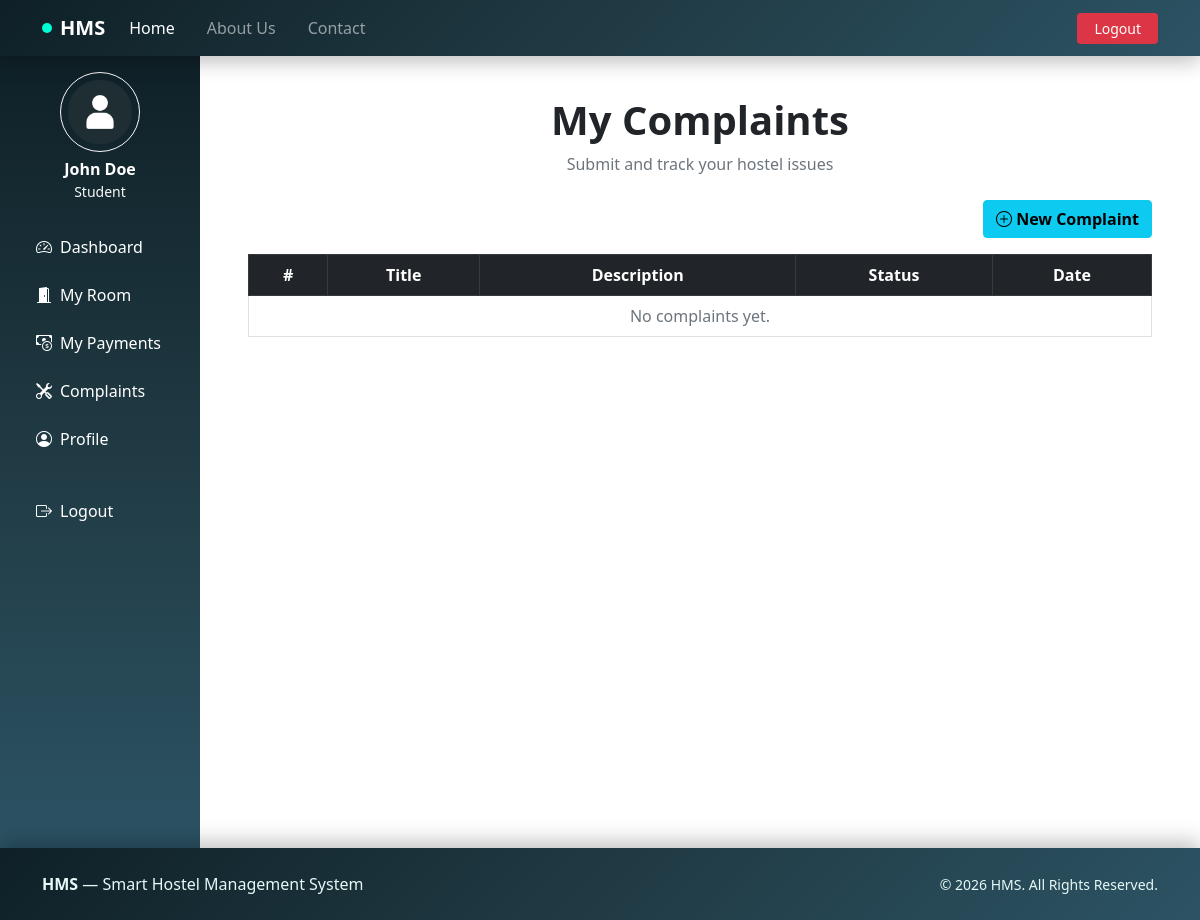
The page /student/complaints.php (signed in) on the database as committed earlier.
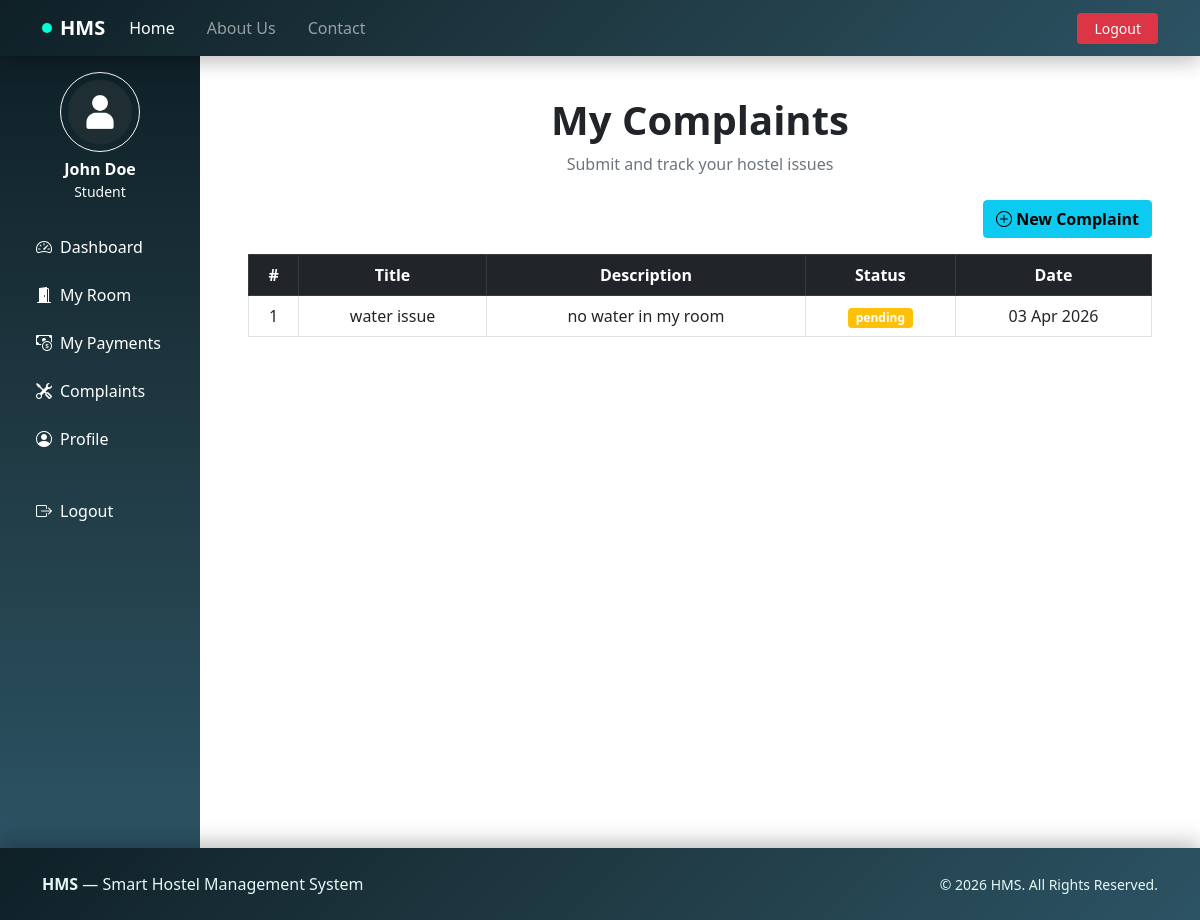
The same page on the database as committed later.
### tables this page shows
CREATE TABLE `complaints` (
  `id` int(11) UNSIGNED NOT NULL,
  `student_id` int(10) UNSIGNED NOT NULL,
  `title` varchar(255) NOT NULL,
  `description` text NOT NULL,
  `status` enum('pending','in_progress','resolved') DEFAULT 'pending',
  `created_at` timestamp NOT NULL DEFAULT current_timestamp(),
  `updated_at` timestamp NOT NULL DEFAULT current_timestamp() ON UPDATE current_timestamp()
);

### student/complaints.php (the view, shortened to what this page needs)
<?php
include('includes/dashboardheader.php');
$student_id = $_SESSION['user_id'];
$complaintsResult = mysqli_query($conn, "
    SELECT * FROM complaints
    WHERE student_id = '$student_id'
    ORDER BY created_at DESC
");
?>
<div class="container-fluid py-4">
    <div class="text-center mb-4">
        <h1 class="fw-bold">My Complaints</h1>
        <p class="text-muted">Submit and track your hostel issues</p>
    </div>
    <div class="d-flex justify-content-end mb-3">
        <button class="btn btn-info fw-bold" data-bs-toggle="modal" data-bs-target="#addComplaintModal">
            <i class="bi bi-plus-circle"></i> New Complaint
        </button>
    </div>
    <div class="table-responsive">
        <table class="table table-bordered table-hover align-middle text-center">
            <thead class="table-dark">
                <tr>
                    <th>#</th>
                    <th>Title</th>
                    <th>Description</th>
                    <th>Status</th>
                    <th>Date</th>
                </tr>
            </thead>
            <tbody>
                <?php if(mysqli_num_rows($complaintsResult) > 0): ?>
                    <?php $i = 1; ?>
                    <?php while($comp = mysqli_fetch_assoc($complaintsResult)): ?>
                        <tr>
                            <td><?= $i++; ?></td>
                            <td><?= htmlspecialchars($comp['title']); ?></td>
                            <td><?= htmlspecialchars($comp['description']); ?></td>
                            <td>
                                <span class="badge bg-<?=
                                    $comp['status'] === 'resolved' ? 'success' :
                                    ($comp['status'] === 'in_progress' ? 'info' : 'warning'); ?>">
                                    <?= htmlspecialchars($comp['status']); ?>
                                </span>
                            </td>
                            <td><?= date('d M Y', strtotime($comp['created_at'])); ?></td>
                        </tr>
                    <?php endwhile; ?>
                <?php else: ?>
                    <tr>
                        <td colspan="5" class="text-muted">No complaints yet.</td>
                    </tr>
                <?php endif; ?>
            </tbody>
        </table>
    </div>
</div>
<?php include('includes/dashboardfooter.php'); ?>

Rows that differ between the two databases and show on the page:
added complaints: title "water issue", description "no water in my room", status "pending", created_at "03 Apr 2026"
Other text that changed with them:
text no longer shown: "No complaints yet."
